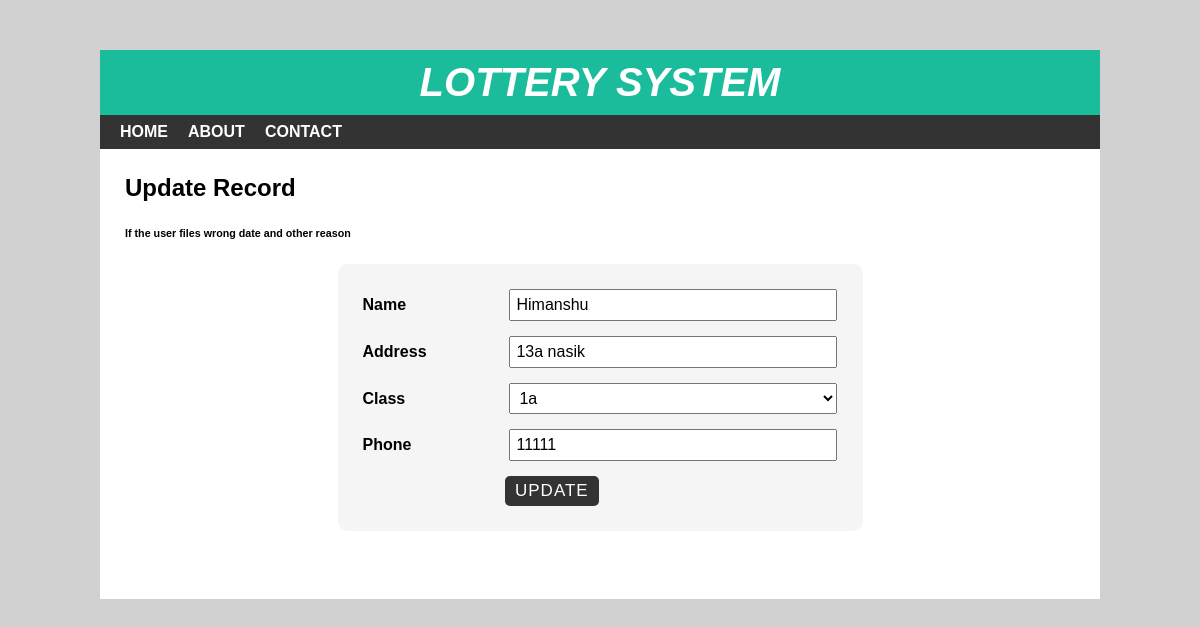
Screenshot of /edit.php?id=98 with the database file from the repository.
### tables this page shows
CREATE TABLE `lottery_user` (
  `sid` int(10) NOT NULL,
  `sname` varchar(30) NOT NULL,
  `saddress` varchar(100) DEFAULT NULL,
  `slottery_number` int(100) NOT NULL,
  `sphone` varchar(10) NOT NULL
);

### edit.php (the view, shortened to what this page needs)
<?php include 'header.php'; ?>
<div id="main-content">
    <h2>Update Record</h2> <h6>If the user files wrong date and other reason</h6>
    <?php
     $conn= mysqli_connect("localhost","root","","winner") or die("connection fild");
     $stu_id = $_GET['id'];
     $sql="SELECT * FROM lottery_user WHERE sid = {$stu_id}";
     $result = mysqli_query($conn, $sql) or die ("unsussefull query.");
     if(mysqli_num_rows($result) > 0) {
        while($row = mysqli_fetch_assoc($result)){
    ?>
    <form class="post-form" action="updatedata.php" method="post">
        <div class="form-group">
            <label>Name</label>
            <input type="text" name="sname" value="<?php echo $row['sname']; ?>" />
        </div>
        <div class="form-group">
            <label>Address</label>
            <input type="text" name="saddress" value="<?php echo $row['saddress']; ?>" />
        </div>
        <div class="form-group">
            <label>Class</label>
            <?php
              $sql1 = "SELECT * FROM lottery_no";
              $result1 = mysqli_query($conn, $sql1) or die ("unsussefull query.");
              if(mysqli_num_rows($result1) > 0) {
                 echo '<select name="sclass">';
                 while($row1 = mysqli_fetch_assoc($result1)){
                    if($row['sclass'] == $row1['cid']){
                        $select = "selected";
                    }else{
                        $select = "";
                    }
             echo "<option {$select} value='{$row1['cid']}'>{$row1['cname']}</option>";
         }
                    echo "</select>";
         }
            ?>
        </div>
        <div class="form-group">
            <label>Phone</label>
            <input type="text" name="sphone" value="<?php echo $row['sphone']; ?>" />
        </div>
        <input class="submit" type="submit" value="Update" />
    </form>
    <?php
     }
    }
    ?>
</div>
</body>
</html>

### style.css (style rules this page uses)
body { font:16px arial; margin: 0; padding: 0; background: #d1d1d1; }
#main-content { padding: 25px; min-height: 400px; }
#main-content h2 { margin: 0 0 10px; text-transform: capitalize; }
#main-content .post-form { width: 50%; padding: 25px; margin: 0 auto; background-color: #f5f5f5; border-radius: 10px; }
#main-content .post-form .form-group { margin: 0 0 15px; }
#main-content .post-form .form-group label { width: 30%; display: inline-block; font-weight: 600; }
#main-content .post-form .form-group input, #main-content .post-form .form-group select { font-size: 16px; width: 66%; display: inline-block; padding: 5px; margin: 0; }
#main-content .post-form .form-group select { width: 69%; }
#main-content .post-form .submit { font-size: 17px; letter-spacing: 1px; text-transform: uppercase; padding: 5px 10px; color: #fff; background-color: #333; border: none; border-radius: 5px; margin: 0 0 0 30%; cursor: pointer; transition: all 0.3s; }

### rows the page displays
lottery_user: sname "Himanshu", saddress "13a nasik", sphone "11111"

### other values shown
form field sclass "1a"
